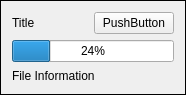
<?xml version="1.0" encoding="UTF-8"?>
<ui version="4.0">
 <class>CFrmDownload</class>
 <widget class="QFrame" name="CFrmDownload">
  <property name="geometry">
   <rect>
    <x>0</x>
    <y>0</y>
    <width>186</width>
    <height>95</height>
   </rect>
  </property>
  <property name="windowTitle">
   <string>Frame</string>
  </property>
  <property name="frameShape">
   <enum>QFrame::Panel</enum>
  </property>
  <layout class="QGridLayout" name="gridLayout">
   <item row="0" column="0">
    <layout class="QHBoxLayout" name="horizontalLayout">
     <item>
      <widget class="QLabel" name="lbTitle">
       <property name="sizePolicy">
        <sizepolicy hsizetype="Expanding" vsizetype="Preferred">
         <horstretch>0</horstretch>
         <verstretch>0</verstretch>
        </sizepolicy>
       </property>
       <property name="text">
        <string>Title</string>
       </property>
      </widget>
     </item>
     <item>
      <widget class="QPushButton" name="pbButton">
       <property name="text">
        <string>PushButton</string>
       </property>
      </widget>
     </item>
    </layout>
   </item>
   <item row="1" column="0">
    <widget class="QProgressBar" name="progressBar">
     <property name="value">
      <number>24</number>
     </property>
    </widget>
   </item>
   <item row="2" column="0">
    <widget class="QLabel" name="lbFileInfo">
     <property name="text">
      <string>File Information</string>
     </property>
    </widget>
   </item>
  </layout>
 </widget>
 <resources/>
 <connections/>
</ui>
